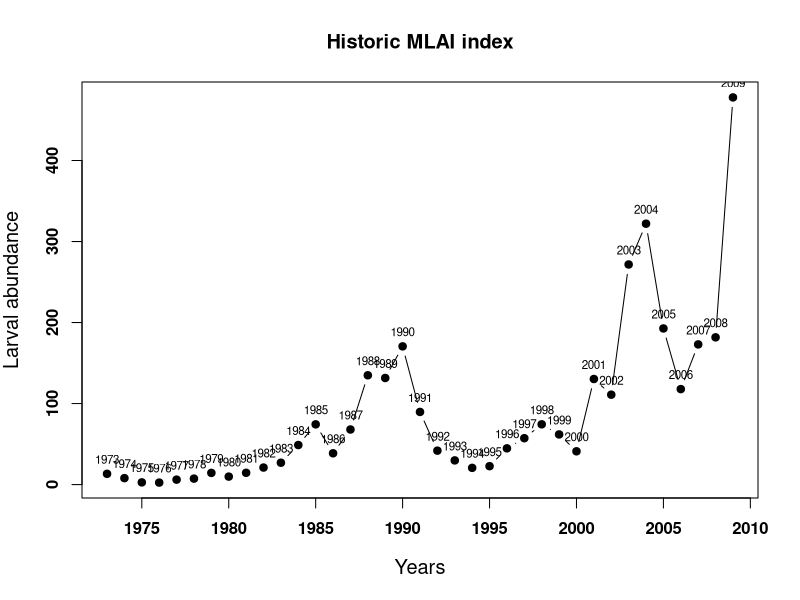
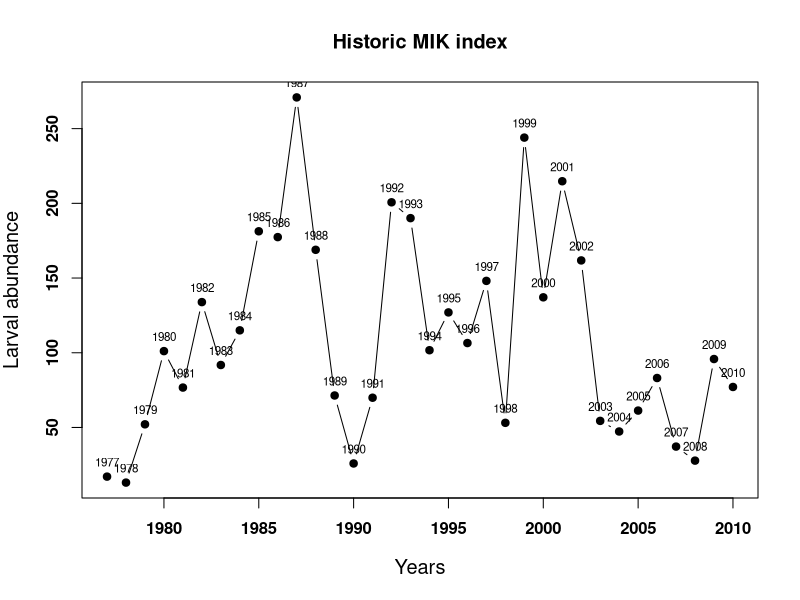
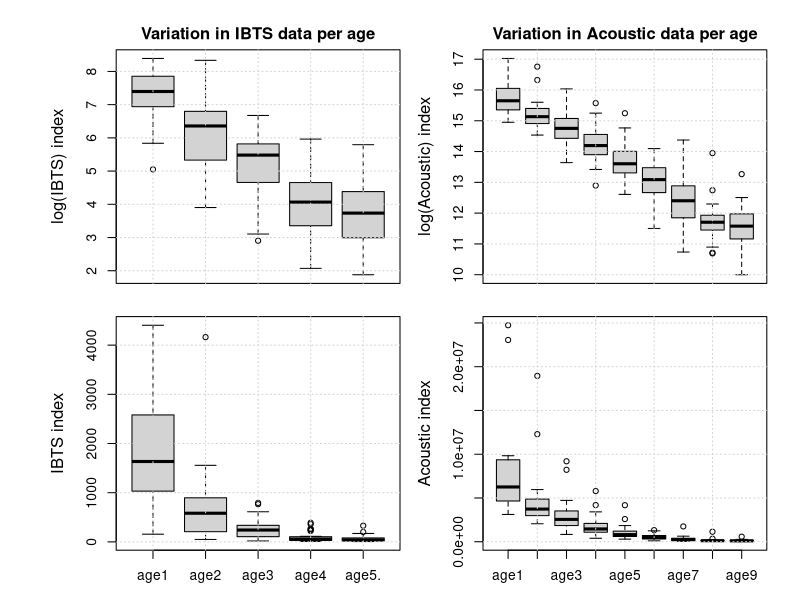
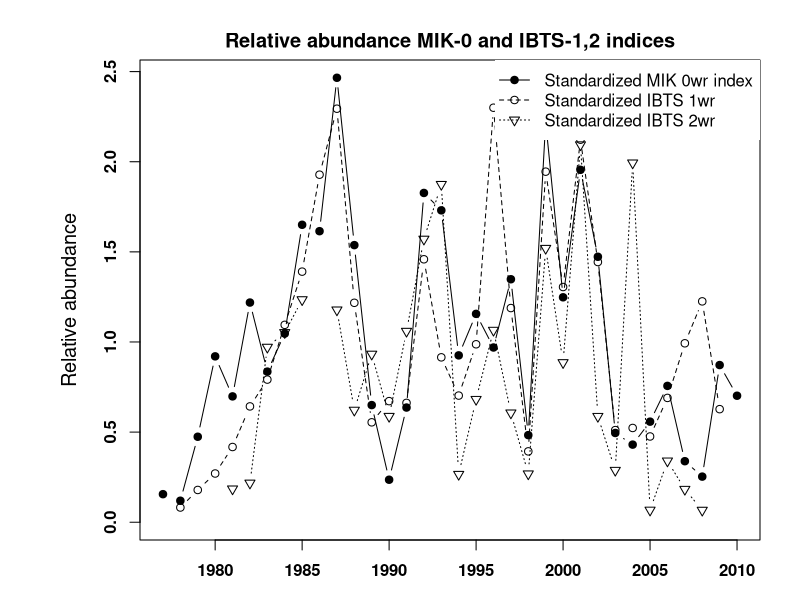

Recreate these plots in R, in order. (Note: this script raises an error after producing the figures.)
#===============================================================================
#LNV plots + also for HAWG extra plots
#===============================================================================

cl  <- 1.2
ca  <- 1
fam <- ""
cols    <- c("black","grey50","grey20","grey80","red2","green3","red","white")
fonts   <- 2
parmar <- rep(0.4,4)
paroma <- (c(6,6,2,2)+0.1)
mtextline <- 3
ltextcex <- 1

LNV.ssb <- function(stk,btrigger,blim){
              plot(c(ssb(stk)@.Data)~seq(range(stk)[c("minyear")],range(stk)[c("maxyear")],1),
              type="b",pch=19,cex.lab=cl,cex.axis=ca,main=paste("SSB",stk@name),font=fonts,family=fam,
              ylim=range(pretty(range(c(ssb(stk)@.Data),na.rm=T))),xlab="Years",ylab="SSB",lwd=2)
              abline(h=btrigger,col="darkgreen",lwd=2,lty=2)
              abline(h=blim,col="red",lwd=2,lty=2)
              #text(btrigger~range(stk)[c("maxyear")],expression(B[trigger]),cex=ltextcex,adj=c(0.6,0),col="darkgreen",las=2,pos=3)
              #text(blim~range(stk)[c("maxyear")],expression(B[lim]),cex=ltextcex,adj=c(0.6,0),col="red",las=2,pos=3)
              if(is.na(btrigger) == F) mtext(expression(B[trigger]),4,at=btrigger,cex=ltextcex,col="darkgreen",outer=F,line=0.2,las=2,font=fonts)
              if(is.na(blim) == F)     mtext(expression(B[lim]),    4,at=blim,    cex=ltextcex,col="red",      outer=F,line=0.2,las=2,font=fonts)
              }
              
LNV.retro <- function(stk,slot.){
                xrange <- range(unlist(lapply(stk,function(x){return(range(x)[c("minyear","maxyear")])})),na.rm=T)

                if(slot. == "ssb"){
                  yrange <- range(unlist(lapply(stk,function(x){return(ssb(x))})),na.rm=T)
                  plot(c(ssb(stk[[1]])@.Data)~seq(range(stk[[1]])[c("minyear")],range(stk[[1]])[c("maxyear")],1),
                    type="l",cex.lab=cl,cex.axis=ca,main=paste("SSB retrospective",stk[[1]]@name),font=fonts,family=fam,
                    ylim=yrange,xlim=xrange,xlab="Years",ylab="SSB",lwd=1)
                  for(iYr in 2:length(stk)){
                    lines(c(ssb(stk[[iYr]])@.Data)~seq(range(stk[[iYr]])[c("minyear")],range(stk[[iYr]])[c("maxyear")],1),lwd=1)
                    if(iYr == length(stk)) lines(c(ssb(stk[[iYr]])@.Data)~seq(range(stk[[iYr]])[c("minyear")],range(stk[[iYr]])[c("maxyear")],1),lwd=3)
                  }
                }
                if(slot. == "rec"){
                  yrange <- range(unlist(lapply(stk,function(x){return(rec(x))})),na.rm=T)
                  plot(c(rec(stk[[1]])@.Data)~seq(range(stk[[1]])[c("minyear")],range(stk[[1]])[c("maxyear")],1),
                    type="l",cex.lab=cl,cex.axis=ca,main=paste("Recruitment retrospective",stk[[1]]@name),font=fonts,family=fam,
                    ylim=yrange,xlim=xrange,xlab="Years",ylab="SSB",lwd=1)
                  for(iYr in 2:length(stk)){
                    lines(c(rec(stk[[iYr]])@.Data)~seq(range(stk[[iYr]])[c("minyear")],range(stk[[iYr]])[c("maxyear")],1))
                    if(iYr == length(stk)) lines(c(rec(stk[[iYr]])@.Data)~seq(range(stk[[iYr]])[c("minyear")],range(stk[[iYr]])[c("maxyear")],1),lwd=3)
                  }
                }
                if(slot. == "fbar"){
                  yrange <- range(unlist(lapply(stk,function(x){return(fbar(x))})),na.rm=T)
                  plot(c(fbar(stk[[1]])@.Data)~seq(range(stk[[1]])[c("minyear")],range(stk[[1]])[c("maxyear")],1),
                    type="l",cex.lab=cl,cex.axis=ca,main=paste("F retrospective",stk[[1]]@name),font=fonts,family=fam,
                    ylim=yrange,xlim=xrange,xlab="Years",ylab="SSB",lwd=1)
                  for(iYr in 2:length(stk)){
                    lines(c(fbar(stk[[iYr]])@.Data)~seq(range(stk[[iYr]])[c("minyear")],range(stk[[iYr]])[c("maxyear")],1))
                    if(iYr == length(stk)) lines(c(fbar(stk[[iYr]])@.Data)~seq(range(stk[[iYr]])[c("minyear")],range(stk[[iYr]])[c("maxyear")],1),lwd=3)
                  }
                }
              }
#LNV.ssb(NSH,1.3e6,0.8e6)

LNV.fbar <- function(stk,ftarget,flim,range.){
              range2 <- range.[1]:range.[2]
              plot(c(apply(stk@harvest[ac(range2),],2,mean)@.Data)~seq(range(stk)[c("minyear")],range(stk)[c("maxyear")],1),
              type="b",pch=19,cex.lab=cl,cex.axis=ca,main=paste("Fbar",name(stk)),font=fonts,family=fam,
              xlab="Years",ylab="Fbar",ylim=range(pretty(c(apply(stk@harvest[ac(range2),],2,mean)@.Data))),lwd=2)
              abline(h=ftarget,col="darkgreen",lwd=2,lty=2)
              abline(h=flim,col="red",lwd=2,lty=2)
              mtext(text=bquote(F[.(range.[1])-.(range.[2])[upper]]),4,at=ftarget,cex=ltextcex,outer=F,line=0.2,las=2,font=fonts,col="darkgreen")
              mtext(bquote(F[.(range.[1])-.(range.[2])[lower]]),4,at=flim,cex=ltextcex,,outer=F,line=0.2,las=2,font=fonts,col="red")
              legend("topright",legend=bquote(F[.(range.[1])-.(range.[2])]),lty=1,pch=19,box.lty=0)
            }
#LNV.fbar(NSH,0.25,0.1,c(2,6))
#LNV.fbar(NSH,0.1,0.04,c(0,1))

LNV.rec <- function(stk,stk.ica){
              plot(c(rec(stk)@.Data)~seq(range(stk)[c("minyear")],range(stk)[c("maxyear")],1),
              type="b",pch=19,,cex.lab=cl,cex.axis=ca,main=paste("Recruitment",name(stk)),font=fonts,family=fam,
              xlab="Years",ylab="Recruitment [thousands]",xlim=c(range(stk)["minyear"],range(stk)["maxyear"]+1),lwd=2)
              points(range(stk)["maxyear"]+1,stk.ica@param["Recruitment prediction","Value"],col="blue",pch=19)
              legend("topright",legend=paste("Recuitment estimate",range(stk)["maxyear"]+1),col="blue",pch=19,box.lty=0,lty=0)
            }
#LNV.rec(NSH)            

LNV.catchcoh <- function(stk){                  
                 rel <- c(colSums(FLCohort(stk@catch.n)[,ac((dims(stk)$minyear):(dims(stk)$maxyear-dims(stk)$age+1))]))  
                 plot((c(FLCohort(stk@catch.n)[1,ac((dims(stk)$minyear):(dims(stk)$maxyear-dims(stk)$age+1))])/rel)~c(((dims(stk)$minyear):(dims(stk)$maxyear-dims(stk)$age+1))),
                 type="l",cex.lab=cl,cex.axis=ca,main=paste("Proportion of a cohort in the catch",name(stk)),font=fonts,family=fam,
                 xlab="Years",ylab="Relative propotion of the cohort",ylim=c(0,1))
                 old.polygon <- rep(0,length((dims(stk)$minyear):(dims(stk)$maxyear-dims(stk)$age+1)))
                 for(i in 1:((range(stk)[c("max")]-range(stk)[c("min")])+1)){
                    polygon(c(c(((dims(stk)$minyear):(dims(stk)$maxyear-dims(stk)$age+1))),rev(c(((dims(stk)$minyear):(dims(stk)$maxyear-dims(stk)$age+1))))),
                    c(old.polygon,rev((c(FLCohort(stk@catch.n)[i,ac(((dims(stk)$minyear):(dims(stk)$maxyear-dims(stk)$age+1)))])/rel)+old.polygon)),col=grey(i/((range(stk)[c("max")]-range(stk)[c("min")])+1)))
                    text((dims(stk)$maxyear-dims(stk)$age+1),mean(c(old.polygon[length(old.polygon)],rev((c(FLCohort(stk@catch.n)[i,ac(((dims(stk)$minyear):(dims(stk)$maxyear-dims(stk)$age+1)))]@.Data)/rel)+old.polygon)[1])),labels=seq(range(stk)["min"],range(stk)["max"],1)[i],cex=ltextcex,adj=c(-0.6,0),font=fonts,col="black")
                    old.polygon <- (c(FLCohort(stk@catch.n)[i,ac(((dims(stk)$minyear):(dims(stk)$maxyear-dims(stk)$age+1)))])/rel)+old.polygon 
                 }
                }

#LNV.catchcoh(window(NSH,1960,2007))                


LNV.catch <- function(stk,slnm){
                rel <- colSums(slot(stk,slnm))
                plot((c(slot(stk,slnm)[1,]@.Data)/rel)~seq(range(stk)[c("minyear")],range(stk)[c("maxyear")],1),
                type="l",cex.lab=cl,cex.axis=ca,main=paste("Proportion of age-groups in the",slnm,name(stk)),font=fonts,family=fam,
                xlab="Years",ylab=paste("Relative propotion of the",slnm),ylim=c(0,1))
                old.polygon <- rep(0,range(stk)[c("maxyear")]-range(stk)[c("minyear")]+1)
                for(i in 1:((range(stk)[c("max")]-range(stk)[c("min")])+1)){
                  polygon(c(seq(range(stk)[c("minyear")],range(stk)[c("maxyear")],1),rev(seq(range(stk)[c("minyear")],range(stk)[c("maxyear")],1))),
                  c(old.polygon,rev((c(slot(stk,slnm)[i,]@.Data)/rel)+old.polygon)),col=grey(i/((range(stk)[c("max")]-range(stk)[c("min")])+1)))
                  text(range(stk)[c("maxyear")],mean(c(old.polygon[length(old.polygon)],rev((c(slot(stk,slnm)[i,]@.Data)/rel)+old.polygon)[1])),labels=seq(range(stk)["min"],range(stk)["max"],1)[i],cex=ltextcex,adj=c(-0.6,0),font=fonts,col="black")
                  old.polygon <- (c(slot(stk,slnm)[i,]@.Data)/rel)+old.polygon 
                }
              }
              
#LNV.catch(NSH.tun[[3]],"index")
#LNV.catch(NSH.tun[[4]],"index")  
#LNV.catch(window(NSH,1960,2007),"stock.n")             

#Survey MLAI
MLAI.hist     <- read.csv("./data/historic survey data/MLAI-historic.csv",header=T)
MIK.hist      <- read.csv("./data/historic survey data/MIK-historic.csv",header=T)
IBTS.hist     <- read.csv("./data/historic survey data/IBTS-historic.csv",header=T); IBTS.hist[IBTS.hist==-1] <- NA
ACOUSTIC.hist <- read.csv("./data/historic survey data/ACOUSTIC-historic.csv",header=T); ACOUSTIC.hist[ACOUSTIC.hist==-1] <- NA

MLAI.histst     <- cbind(MLAI.hist[,"ageall"]/mean(MLAI.hist[,"ageall"],na.rm=T),MLAI.hist[,"measurement_year"]); colnames(MLAI.histst) <- colnames(MLAI.hist)
MIK.histst      <- cbind(MIK.hist[,"age0"]/mean(MIK.hist[,"age0"],na.rm=T),MIK.hist[,"measurement_year"]); colnames(MIK.histst) <- colnames(MIK.hist)
IBTS.histst     <- cbind(sweep(IBTS.hist[,1:5],2,mapply(mean,IBTS.hist[,1:5],na.rm=T),"/"),IBTS.hist[,"measurement_year"]); colnames(IBTS.histst) <- colnames(IBTS.hist); IBTS.histst[IBTS.histst[,"measurement_year"]==1988,2] <- NA
ACOUSTIC.histst <- cbind(sweep(ACOUSTIC.hist[,1:9],2,mapply(mean,ACOUSTIC.hist[,1:9],na.rm=T),"/"),ACOUSTIC.hist[,"measurement_year"]); colnames(ACOUSTIC.histst) <- colnames(ACOUSTIC.hist)

plot(MLAI.hist[,"ageall"]~MLAI.hist[,"measurement_year"],type="b",pch=19,xlab="Years",ylab="Larval abundance",cex.lab=cl,cex.axis=ca,font=fonts,family=fam,main="Historic MLAI index")
text(MLAI.hist[,"ageall"]~MLAI.hist[,"measurement_year"],labels=MLAI.hist[,"measurement_year"],cex=0.7,pos=3)

plot(MIK.hist[,"age0"]~MIK.hist[,"measurement_year"],type="b",pch=19,xlab="Years",ylab="Larval abundance",cex.lab=cl,cex.axis=ca,font=fonts,family=fam,main="Historic MIK index")
text(MIK.hist[,"age0"]~MIK.hist[,"measurement_year"],labels=MIK.hist[,"measurement_year"],cex=0.7,pos=3)

par(mfrow=c(2,2),mar=c(0,4,2,1),oma=c(3,3,1,1))
boxplot(log(IBTS.hist[,1:5]),ylab="log(IBTS) index",cex.lab=cl,cex.axis=ca,font=fonts,family=fam,main="Variation in IBTS data per age",xaxt="n"); grid()
boxplot(log(ACOUSTIC.hist[,1:9]),ylab="log(Acoustic) index",cex.lab=cl,cex.axis=ca,font=fonts,family=fam,main="Variation in Acoustic data per age",xaxt="n");grid()
boxplot(IBTS.hist[,1:5],ylab="IBTS index",cex.lab=cl,cex.axis=ca,font=fonts,family=fam);grid()
boxplot(ACOUSTIC.hist[,1:9],ylab="Acoustic index",cex.lab=cl,cex.axis=ca,font=fonts,family=fam);grid()


par(mfrow=c(1,1))
range. <- c(0,max(c(c(MIK.histst[,"age0"]),unlist(IBTS.histst[,c("age1","age2")])),na.rm=T))
plot(  MIK.histst[,"age0"]~MIK.histst[,"measurement_year"],type="b",pch=19,ylim=range.,main="Relative abundance MIK-0 and IBTS-1,2 indices",ylab="Relative abundance",xlab="Years",cex.lab=cl,cex.axis=ca,font=fonts,family=fam)
lines(IBTS.histst[,"age1"]~c(IBTS.histst[,"measurement_year"]-1),type="b",pch=1,lty=2)
lines(IBTS.histst[,"age2"]~c(IBTS.histst[,"measurement_year"]-2),type="b",pch=6,lty=3)
legend("topright",legend=c("Standardized MIK 0wr index","Standardized IBTS 1wr","Standardized IBTS 2wr"),pch=c(19,1,6),lty=c(1,2,3),box.lty=0)


range.          <- range(as.numeric(dimnames(NSH.tun[[4]]@index)[[2]]))
ACOUSTIC.mat    <- window(NSH@mat,range.[1],range.[2])[ac(dimnames(NSH.tun[[4]]@index)[[1]]),] * NSH.tun[[4]]@index
ACOUSTIC.matst  <- colSums(ACOUSTIC.mat)/mean(colSums(ACOUSTIC.mat))

plot(MLAI.histst[,"ageall"]~MLAI.histst[,"measurement_year"],type="b",pch=19,main="Relative abundance MLAI and Acoustic mature part",ylab="Relative abundance",xlab="Years",cex.lab=cl,cex.axis=ca,font=fonts,family=fam)
lines(ACOUSTIC.matst~as.numeric(dimnames(ACOUSTIC.matst)$year),type="b",pch=1,lty=2)
legend("topleft",legend=c("Standardized MLAI index","Standardized Acoustic mature part index"),pch=c(19,1),lty=c(1,2),box.lty=0)


mikyears    <- range(MIK.hist[,"measurement_year"])
ibtsyears   <- range(IBTS.hist[,"measurement_year"]+1)
range.      <- c(max(mikyears[1],ibtsyears[1]),min(mikyears[2],ibtsyears[2])-1)
start.mik   <- range.[1];   end.mik <- range.[2]
start.ibts  <- start.mik+1; end.ibts <- end.mik+1

MIK  <- MIK.hist[which(MIK.hist[,"measurement_year"]==start.mik):which(MIK.hist[,"measurement_year"]==end.mik),"age0"]
IBTS <- IBTS.hist[which(IBTS.hist[,"measurement_year"]==start.ibts):which(IBTS.hist[,"measurement_year"]==end.ibts),"age1"]

plot(MIK,IBTS,pch=19,ylab="IBTS 1wr",xlab="MIK 0wr",cex.lab=cl,cex.axis=ca,font=fonts,family=fam)
lines(predict(lm(IBTS~MIK),newdata=data.frame(MIK=range(MIK)))~range(MIK),lwd=2)
mtext(bquote(R^2 [(.(round(summary(lm(IBTS~MIK))$r.squared,2)))]),side=3,line=-2,outer=F,at=40,font=2,cex=1.2)
points(rev(MIK)[1],rev(IBTS)[1],col="red",pch=19); text(rev(MIK)[1],rev(IBTS)[1],labels=c(end.mik-1),col="red",pos=3)
lines(x=c(rep(rev(MIK.hist[,"age0"])[1],2)),y=c(0,max(IBTS,na.rm=T)/7),col="darkgreen",lwd=2); text(rev(MIK.hist[,"age0"])[1],max(IBTS,na.rm=T)/8,labels=end.mik,col="darkgreen",pos=2)
legend("bottomright",c("MIK 0wr vs. IBTS 1wr",paste(end.mik-1,"yearclass"),paste(end.mik,"yearclass")),col=c("black","red","darkgreen"),lty=c(0,0,1),pch=c(19,19,-1),lwd=3,box.lty=0)



 
 
#library(FLBRP);
#library(FLEDA);
#
#
#load("N:\\Projecten\\ICES WG\\Haring werkgroep HAWG\\2009\\controle\\nsh07.RData")
#
#################################################################################
##FLEDA plots
#################################################################################
#
##===============================================================================
##Look at the ratio between mature and immature biomass over time
##===============================================================================
#               
#mat.immat.ratio <- function(stk){
#                    stk.bmass <- bmass(stk)
#                    akey <- simpleKey(text=c("Mature", "Immature"), points=F, lines=T)
#                    xyplot(data~year, data=stk.bmass, groups=qname,type="l", main="Mature - Immature biomass ratio", key=akey, ylab="Relative biomass",sub=stk@name)
#                  }
#                  
#mat.immat.ratio(NSH)
#
#
##===============================================================================
##Look at strong years in the catch and how they move trough time, and look at strong yearclasses
##all on catch proportions
##===============================================================================
#
#yearclass.bubble <- function(stk){
#                      stk.spay <- spay(stk@catch.n)                      
#                      bubbles(age~year, data=stk.spay, bub.scale=5,main="Standardized catch number proportion at age",  sub=stk@name)
#                    }
#
#yearclass.bubble(NSH)
#
#
#cohort.bubble <- function(stk){
#                    stk.spay <- spay(stk@catch.n)                      
#                    bubbles(age~cohort, data=FLCohort(stk.spay), bub.scale=5,main="Standardized catch number proportion at age",  sub=stk@name)
#                  }
#
#cohort.bubble(NSH)
#
#
##===============================================================================
##Look at correlation between year classes and look at correlation within a cohort
##===============================================================================
#
#cor.tun <- function(stk.tun){ for(i in names(stk.tun)) if(dim(stk.tun[[i]]@index)[1]>1) plot(stk.tun[[i]],type="internal",main=name(stk.tun[[i]]))}
#  
#cor.tun(NSH.tun)
#
#
#
#
#
#
##===============================================================================
##Look at survey CPUE's
##===============================================================================
#
#cpue.survey <- function(stk.tun,slot.){
#            lst <- lapply(stk.tun, function(x){return(slot(x,slot.))})
#            # now a nice FLQuants
#            stk.inds <- mcf(lst)
#            # scale
#            stk.indsN01 <- lapply(stk.inds, function(x){
#                              arr <- apply(x@.Data, c(1,3,4,5,6), scale)
#                              arr <- aperm(arr, c(2,1,3,4,5,6))
#                              # small trick to fix an apply "feature"
#                              dimnames(arr) <- dimnames(x)
#                              x <- FLQuant(arr)
#                            })
#            
#            stk.indsN01 <- FLQuants(stk.indsN01)
#            # stupid hack to correct names (fixed in version 2)
#            names(stk.indsN01) <- names(lst)
#            # fine tune
#            ttl <- list("Surveys CPUE", cex=1)
#            xttl <- list(cex=0.8)
#            yttl <- list("Standardized CPUE", cex=0.8)
#            stripttl <- list(cex=0.8)
#            ax <- list(cex=0.7)
#            akey <- simpleKey(text=names(stk.indsN01), points=F, lines=T, columns=2, cex=0.8,col=c(0,6,3,2))
#            akey$lines$lty<-c(0,1,1,1)    #1=mlai, #2=MIK #3=IBTS #4=Acoust
#            # plot                                                                   #1=Acoust, #2=IBTS #3=MIK #4=MLAI
#            print(xyplot(data~year|factor(age), data=stk.indsN01, type="l",col=c(2,3,6,0),
#            main=ttl, xlab=xttl, ylab=yttl, key=akey, striptext=stripttl,
#            scales=ax, groups=qname,as.table=TRUE, layout=c(5,2,1)))
#            }
#
#cpue.survey(NSH.tun,"index")
##===============================================================================
##Look at weight at age in catch, and weight at age in stock
##===============================================================================
#wt.at.age <- function(stk,start.,end.){
#              print(xyplot(data~year,data=window(stk@catch.wt,start=start.,end=end.),groups=age,type="l",
#                    col=1:(length(seq(range(stk)["max"]-range(stk)["min"]))+1),ylab="Weight in Kg",
#                    main=paste("Catch.wt vs stock.wt in",end.) ,panel = function(...) { 
#              
#                     panel.xyplot(...)
#                     panel.text(x=rep((start.-1),(length(seq(range(stk)["max"]-range(stk)["min"]))+1)), y=stk@catch.wt[,ac(start.)], labels=seq(range(stk)["max"]-range(stk)["min"]),col=1:(length(seq(range(stk)["max"]-range(stk)["min"]))+1))
#                     panel.points(x=rep(end.,(length(seq(range(stk)["max"]-range(stk)["min"]))+1)),y=stk@stock.wt[,ac(end.)],col=1:(length(seq(range(stk)["max"]-range(stk)["min"]))+1),pch=19)
#              }))
#              }
#wt.at.age(NSH,1980,2007) 
##===============================================================================
##Look at catch curves
##===============================================================================
#
#catch.curves <- function(stk,start.,end.){
#                  stk.cc.l      <- logcc(window(stk@catch.n,start=start.,end=end.))
#                  stk.cc.coh    <- FLCohort(window(stk@catch.n,start=start.,end=end.))
#                  color         <- c("black","green","red","blue","orange","grey","pink","lightblue","darkviolet","darkblue")
#                  
#                  stk.age       <- apply(stk.cc.l,1:2,mean)
#                  years         <- as.numeric(dimnames(stk.age)$cohort); ages        <- as.numeric(dimnames(stk.age)$age)
#                  
#                  
#                  akey <- simpleKey(text=paste(seq(start.,end.,1)), points=F, lines=T, columns=3, cex=0.8)
#                  print(ccplot(data~age, data=stk.cc.l, type="l",lwd=2,main="Log catch ratios",key=akey))
#                  akey <- simpleKey(text=paste("yearclass",dimnames(stk.cc.coh)$cohort), points=F, lines=T, columns=3, cex=0.8)
#                  print(ccplot(data~age, data=stk.cc.coh, type="l",main="Cohort absolute catch ratios",lwd=2,key=akey))
#                  
#                  plot(stk.age[1,ac(years)]~years,type="l",ylim=c(-3,3),col=color[1],lwd=2,main="Selectivity at age",ylab="data")
#                  for(i in 2:length(ages)) lines(stk.age[i,ac(years)]~years,col=color[i],lwd=2)
#                  legend("bottomleft",c(ac(ages)),lwd=2,col=color,box.lty=0,ncol=4)
#                  }
#
#
#catch.curves(NSH,1990,2007)
#################################################################################
##FLBRP plots
#################################################################################
#
##===============================================================================
##Look at reference points and plot them
##===============================================================================
#ref.pts <- function(stk,sr.model.,factor.){
#                bevholtfactor   <- factor.
#                stk.sr  <- fmle(as.FLSR(transform(stk, stock.n = stk@stock.n/bevholtfactor),model=model.)); 
#                if(model.=="bevholt"){ stk.sr@params<-stk.sr@params * bevholtfactor   
#                } else {
#                  stk.sr@params[2]<-stk.sr@params[2] * bevholtfactor; }
#                rpts<-refpts()[4:5,]
#                dimnames(rpts)[[1]][2]<-"crash"
#                stk.brp    <- brp(FLBRP(stk,sr=stk.sr,fbar=seq(0,1,length.out=100),nyrs=3,refpts=rpts))
#                refpts(stk.brp)
#                plot(nsh.brp)
#                return(stk.sr)
#            }
#
#NSH.sr <- ref.pts(NSH,"bevholt",100000)[[1]]
##===============================================================================
##Look at landings selectivity 
##===============================================================================
#
#retro.landings.sel <- function(stk.ica,stk.sr,mnYrs,rpts){
#  for(i in 1:10){
#    range. <- c(range(stk)[c("minyear","maxyear")])
#    stk. <- window(stk.ica,(range.[2]-mnYrs-i+1),(range.[2]-1-i+1))
#    print(c((range.[2]-mnYrs-i+1),(range.[2]-1-i+1)))
#    if(i==1){ plot(c(landings.sel(brp(FLBRP(stk.,fbar=seq(0,1,length.out=100),nyrs=mnYrs,refpts=rpts))))~c(range(stk.brp)[c("min")]:range(stk.brp)[c("max")]),type="l",xlab="Age",ylab="Landings selectivity")
#    } else { lines(c(landings.sel(brp(FLBRP(stk.,fbar=seq(0,1,length.out=100),nyrs=mnYrs,refpts=rpts))))~c(range(stk.brp)[c("min")]:range(stk.brp)[c("max")]),col=i)
#      }
#  }
#}  
#
#retro.landings.sel(NSH,NSH.sr,10,rpts)
#
#
#
#                                                                     